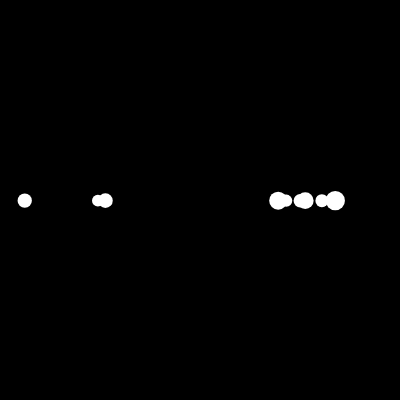
Frame 1 (no input)
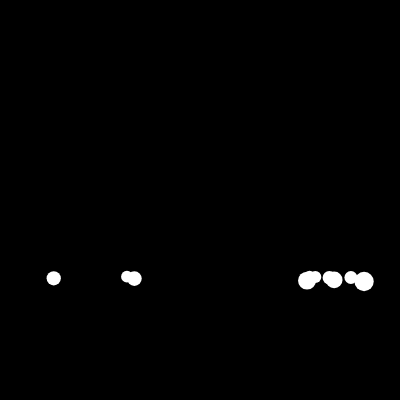
Frame 60 (no input)
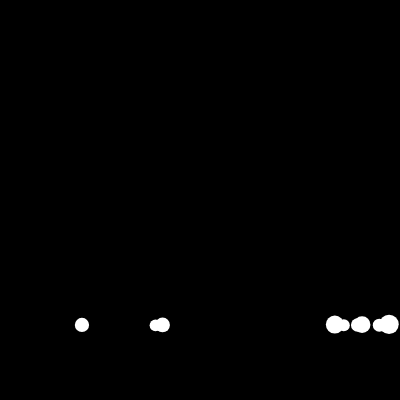
Frame 120 (the mouse pressed at the canvas centre since frame 60)

The p5.js sketch that drew these frames (run headless with seeded random() and noise() and a simulated clock; from frame 60 on, the mouse is pressed at the canvas centre):

// p5.js sketch
// ── sketch.js
const gravity = new p5.Vector(0, 0.66);
const WIND = new p5.Vector(0.1, 0);
const MU = 0.01;

class Walker {
  constructor(x = width / 2, y = height / 2, sz = 5) {
    walkers.push(this);
    this.pos = createVector(x, y);
    this.vel = createVector(0.5, 0);
    this.acc = createVector();
    this.r = random(5, 10);
    this.m = this.r * TWO_PI;
  }

  update(...forces) {
    this.acc.mult(0);

    if (forces) forces.forEach((f) => this.acc.add(f));

    this.vel.add(this.acc);
    this.pos.add(this.vel);

    this.vel.limit(30);

    // bounce off walls
    if (this.pos.y >= height - this.r) {
      this.pos.y = height - this.r;
      this.vel.y *= -1;
    }
    if (this.pos.x >= width - this.r) {
      this.pos.x = width - this.r;
      this.vel.x *= -1;
    }
    if (this.pos.x <= this.r) {
      this.pos.x = this.r;
      this.vel.x *= -1;
    }
  }

  draw() {
    noStroke();
    fill(255, this.alpha);
    circle(this.pos.x, this.pos.y, this.r * 2);
  }
}

const walkers = [];

function setup() {
  createCanvas(400, 400);
  for (let i = 0; i < 10; i++) {
    new Walker(random(width));
  }
}

function draw() {
  background(0);
  for (let i = 0; i < walkers.length; i++) {
    let wind = p5.Vector.div(WIND, walkers[i].m);
    let friction = createVector();
    if (walkers[i].pos.y > height - (walkers[i].r + 1)) {
      // apply friction
      friction = walkers[i].vel.copy();
      friction.normalize();
      friction.mult(-1);
      friction.setMag(MU * walkers[i].m);
    }
    walkers[i].update(gravity, friction);
    walkers[i].draw();
  }
}
